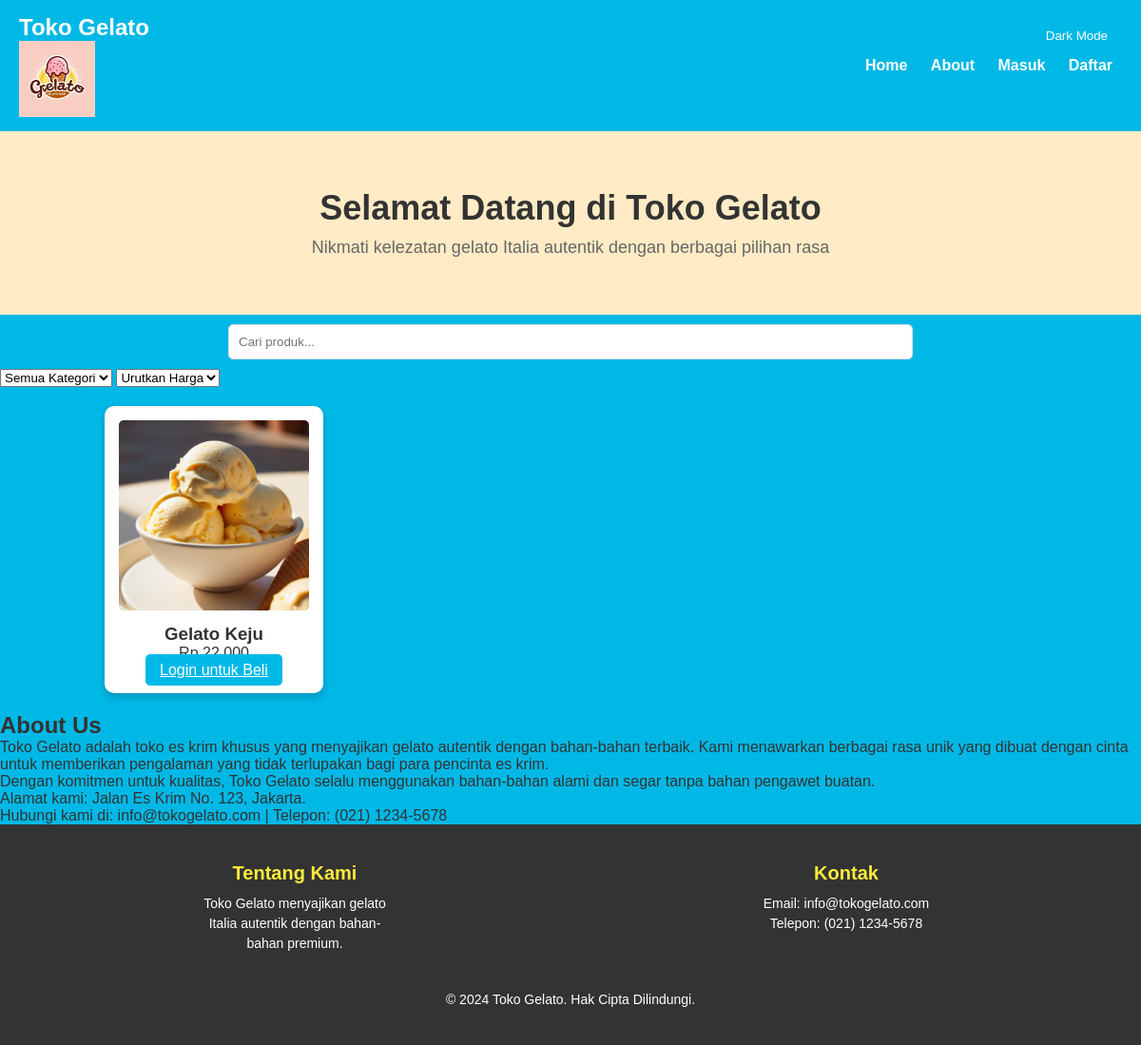
The page /index.php?kategori=Keju on the database its author committed.
### tables this page shows
CREATE TABLE produk (
    id_produk INT PRIMARY KEY AUTO_INCREMENT,
    nama VARCHAR(100) NOT NULL,
    deskripsi TEXT,
    harga DECIMAL(10,2) NOT NULL,
    kategori VARCHAR(50) NOT NULL,
    stok INT NOT NULL,
    url_gambar VARCHAR(255),
    dibuat_pada TIMESTAMP DEFAULT CURRENT_TIMESTAMP
);

### index.php (the view, shortened to what this page needs)
<?php
require_once "db.php";
?>
<!DOCTYPE html>
<html lang="id">
<head>
    <link rel="stylesheet" href="styles/beranda.css">
</head>
<body>
    <nav class="navbar">
        <div class="logo">
            <h1>Toko Gelato</h1>
            <img src="images/logo.jpg" alt="Logo Toko Gelato">
        </div>
        <div class="link-nav">
            <a href="#home">Home</a>
            <a href="#about">About</a>
            <?php if (isset($_SESSION['user_id'])): ?>
                <a href="logout.php">Logout</a>
            <?php else: ?>
                <a href="login.php">Masuk</a>
                <a href="register.php">Daftar</a>
            <?php endif; ?>
        </div>
    </nav>
    <div id="home" class="banner">
        <h2>Selamat Datang di Toko Gelato</h2>
        <p>Nikmati kelezatan gelato Italia autentik dengan berbagai pilihan rasa</p>
    </div>
    <div class="pencarian">
        <input type="text" id="input-pencarian" placeholder="Cari produk...">
    </div>
    <div class="filter-section">
        <form method="GET" action="index.php">
            <select name="kategori" onchange="this.form.submit()">
                <option value="">Semua Kategori</option>
            </select>
            <select name="sortir_harga" onchange="this.form.submit()">
                <option value="">Urutkan Harga</option>
            </select>
        </form>
    </div>
    <div class="kontainer">
    <div class="grid-produk">
    <?php
    $kategori = isset($_GET['kategori']) ? $_GET['kategori'] : '';
    $query = "SELECT * FROM produk";
    if (!empty($kategori)) {
        $query .= " WHERE kategori = '$kategori'";
    }
    $result = mysqli_query($conn, $query);
    while ($item = mysqli_fetch_assoc($result)) : ?>
        <div class="kartu-produk">
            <img src="<?php echo htmlspecialchars($item['url_gambar']); ?>" alt="<?php echo htmlspecialchars($item['nama']); ?>">
            <h3><?php echo htmlspecialchars($item['nama']); ?></h3>
            <p>Rp <?php echo number_format($item['harga'], 0, ',', '.'); ?></p>
            <?php if (isset($_SESSION['user_id'])): ?>
                <form method="POST" action="favorit.php">
                    <input type="hidden" name="id_produk" value="<?php echo $item['id_produk']; ?>">
                    <button type="submit" class="tombol">Tambah ke Favorit</button>
                </form>
                <form method="POST" action="keranjang.php">
                    <input type="hidden" name="id_produk" value="<?php echo $item['id_produk']; ?>">
                    <button type="submit" class="tombol">Tambah ke Keranjang</button>
                </form>
            <?php else: ?>
                <a href="login.php" class="tombol">Login untuk Beli</a>
            <?php endif; ?>
        </div>
    <?php endwhile; ?>
    </div>
    </div>
    <div id="about" class="kontainer">
        <h2>About Us</h2>
        <p>Toko Gelato adalah toko es krim khusus yang menyajikan gelato autentik dengan bahan-bahan terbaik. Kami menawarkan berbagai rasa unik yang dibuat dengan cinta untuk memberikan pengalaman yang tidak terlupakan bagi para pencinta es krim.</p>
        <p>Dengan komitmen untuk kualitas, Toko Gelato selalu menggunakan bahan-bahan alami dan segar tanpa bahan pengawet buatan.</p>
        <p>Alamat kami: Jalan Es Krim No. 123, Jakarta.</p>
        <p>Hubungi kami di: info@tokogelato.com | Telepon: (021) 1234-5678</p>
    </div>
    <footer class="footer">
        <div class="footer-content">
            <div class="footer-section">
                <h3>Tentang Kami</h3>
                <p>Toko Gelato menyajikan gelato Italia autentik dengan bahan-bahan premium.</p>
            </div>
            <div class="footer-section">
                <h3>Kontak</h3>
                <p>Email: info@tokogelato.com</p>
                <p>Telepon: (021) 1234-5678</p>
            </div>
        </div>
        <div class="footer-bottom">
            <p>&copy; 2024 Toko Gelato. Hak Cipta Dilindungi.</p>
        </div>
    </footer>
</body>
</html>

### styles/beranda.css (style rules this page uses)
* { margin: 0; padding: 0; box-sizing: border-box; }
body { font-family: Arial, sans-serif; background-color: #00b8e6; color: #333; }
.navbar { background-color: #00b8e6; padding: 15px 20px; display: flex; justify-content: space-between; align-items: center; }
.navbar .logo h1 { color: #fff; font-size: 24px; }
.navbar .logo img { max-width: 80px; height: auto; vertical-align: middle; }
.navbar .link-nav a { color: #fff; margin: 0 10px; text-decoration: none; font-weight: bold; }
.banner { background-color: #ffebc5; padding: 60px 20px; text-align: center; }
.banner h2 { font-size: 36px; font-weight: bold; color: #333; margin-bottom: 10px; }
.banner p { font-size: 18px; color: #666; }
.pencarian { margin: 10px 0; text-align: center; }
.pencarian input[type="text"] { width: 60%; padding: 10px; border: 1px solid #ddd; border-radius: 5px; }
.grid-produk { display: grid; grid-template-columns: repeat(auto-fill, minmax(200px, 1fr)); gap: 20px; max-width: 1000px; margin: 20px auto; padding: 0 10px; }
.kartu-produk { background-color: #fff; border-radius: 10px; box-shadow: 0 4px 8px rgba(0, 0, 0, 0.2); text-align: center; padding: 15px; transition: opacity 0.3s ease; }
.kartu-produk img { max-width: 100%; height: auto; border-radius: 5px; margin-bottom: 10px; }
.tombol { padding: 8px 15px; background-color: #00b8e6; color: #fff; border: none; border-radius: 5px; cursor: pointer; transition: background-color 0.3s ease; }
.footer { background-color: #333; color: #fff; padding: 40px 20px; text-align: center; }
.footer .footer-content { display: flex; justify-content: space-around; flex-wrap: wrap; }
.footer-section { width: 200px; margin-bottom: 20px; }
.footer-section h3 { font-size: 20px; margin-bottom: 10px; color: #ffeb3b; }
.footer-section p { font-size: 14px; line-height: 1.5; }
.footer-bottom { text-align: center; margin-top: 20px; font-size: 14px; }

### rows shown on the page
produk: url_gambar (picture), nama "Gelato Keju", harga "22.000"
